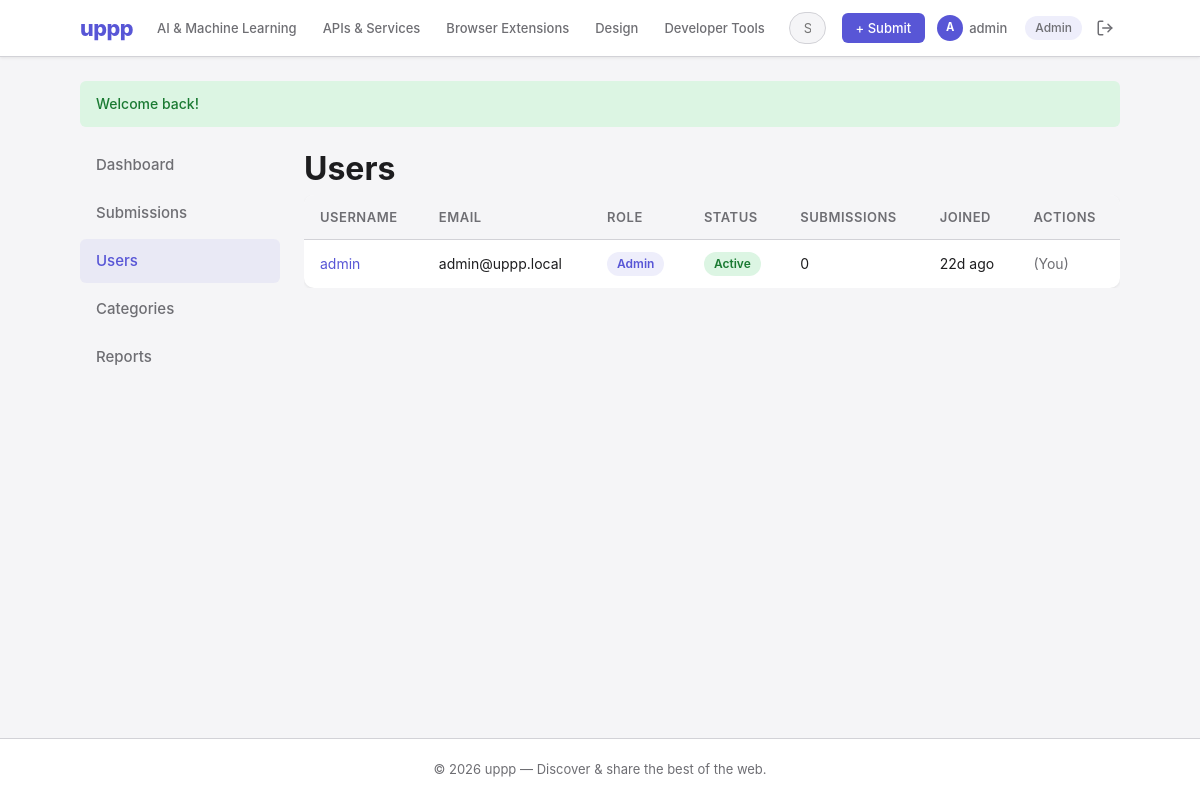
The page /admin/users.php (signed in) on the database its author committed.
### tables this page shows
CREATE TABLE `categories` (
  `id`          int(11)      NOT NULL AUTO_INCREMENT,
  `name`        varchar(100) NOT NULL,
  `slug`        varchar(100) NOT NULL,
  `description` text         DEFAULT NULL,
  PRIMARY KEY (`id`),
  UNIQUE KEY `name` (`name`),
  UNIQUE KEY `slug` (`slug`)
);

CREATE TABLE `users` (
  `id`            int(11)              NOT NULL AUTO_INCREMENT,
  `username`      varchar(50)          NOT NULL,
  `email`         varchar(255)         NOT NULL,
  `password_hash` varchar(255)         NOT NULL,
  `role`          enum('user','admin') NOT NULL DEFAULT 'user',
  `is_banned`     tinyint(1)           NOT NULL DEFAULT 0,
  `bio`           text                 DEFAULT NULL,
  `avatar_path`   varchar(255)         DEFAULT NULL,
  `website_url`   varchar(255)         DEFAULT NULL,
  `created_at`    datetime             NOT NULL DEFAULT current_timestamp(),
  `updated_at`    datetime             NOT NULL DEFAULT current_timestamp() ON UPDATE current_timestamp(),
  PRIMARY KEY (`id`),
  UNIQUE KEY `username` (`username`),
  UNIQUE KEY `email` (`email`)
);

### includes/functions.php (called while the page is built, shortened)
<?php
function sanitize(string $value): string {
    return htmlspecialchars(trim($value), ENT_QUOTES, 'UTF-8');
}
function get_flash_messages(): array {
    $messages = $_SESSION['flash'] ?? [];
    return $messages;
}
function paginate(PDO $pdo, string $countSql, array $countParams, int $perPage = 20): array {
    $page = max(1, (int)($_GET['page'] ?? 1));
    $stmt = $pdo->prepare($countSql);
    $stmt->execute($countParams);
    $total = (int)$stmt->fetchColumn();
    $totalPages = max(1, (int)ceil($total / $perPage));
    $page = min($page, $totalPages);
    $offset = ($page - 1) * $perPage;
    return [
        'page' => $page,
        'per_page' => $perPage,
        'total' => $total,
        'total_pages' => $totalPages,
        'offset' => $offset,
        'limit' => $perPage,
    ];
}
function time_ago(string $datetime): string {
    $now = new DateTime();
    $ago = new DateTime($datetime);
    $diff = $now->diff($ago);
    if ($diff->d > 0) return $diff->d . 'd ago';
    return 'just now';
}
function get_categories(PDO $pdo): array {
    return $pdo->query('SELECT * FROM categories ORDER BY name')->fetchAll();
}

### includes/auth.php (called while the page is built, shortened)
<?php
function is_logged_in(): bool {
    return isset($_SESSION['user_id']);
}
function is_admin(): bool {
    return is_logged_in() && ($_SESSION['role'] ?? '') === 'admin';
}
function current_user_id(): ?int {
    return $_SESSION['user_id'] ?? null;
}

### admin/users.php (the view, shortened to what this page needs)
<?php
$baseUrl = '../';
require_once '../includes/db.php';
require_once '../includes/functions.php';
require_once '../includes/auth.php';
$pagination = paginate($pdo, 'SELECT COUNT(*) FROM users', []);
$stmt = $pdo->prepare("
    SELECT u.*,
           (SELECT COUNT(*) FROM submissions WHERE user_id = u.id) AS submission_count
    FROM users u
    ORDER BY u.created_at DESC
    LIMIT {$pagination['limit']} OFFSET {$pagination['offset']}
");
$stmt->execute();
$users = $stmt->fetchAll();
require_once '../includes/header.php';
?>
<div class="admin-layout">
    <?php require_once __DIR__ . '/_sidebar.php'; ?>
    <div class="admin-content">
        <h1>Users</h1>
        <div class="admin-table-wrap">
        <table class="admin-table">
            <thead>
                <tr>
                    <th>Username</th>
                    <th>Email</th>
                    <th>Role</th>
                    <th>Status</th>
                    <th>Submissions</th>
                    <th>Joined</th>
                    <th>Actions</th>
                </tr>
            </thead>
            <tbody>
                <?php foreach ($users as $u): ?>
                    <tr>
                        <td><a href="../profile.php?id=<?= $u['id'] ?>"><?= sanitize($u['username']) ?></a></td>
                        <td><?= sanitize($u['email']) ?></td>
                        <td><span class="badge <?= $u['role'] === 'admin' ? 'badge-primary' : '' ?>"><?= ucfirst($u['role']) ?></span></td>
                        <td>
                            <?php if ($u['is_banned']): ?>
                                <span class="badge badge-rejected">Banned</span>
                            <?php else: ?>
                                <span class="badge badge-approved">Active</span>
                            <?php endif; ?>
                        </td>
                        <td><?= $u['submission_count'] ?></td>
                        <td><?= time_ago($u['created_at']) ?></td>
                        <td>
                            <?php if ($u['id'] !== current_user_id()): ?>
                                <div class="admin-actions">
                                    <?php if ($u['role'] === 'user'): ?>
                                        <form method="POST" style="display:inline;">
                                            <?= csrf_field() ?>
                                            <input type="hidden" name="user_id" value="<?= $u['id'] ?>">
                                            <input type="hidden" name="action" value="make_admin">
                                            <button type="submit" class="btn btn-outline btn-sm" title="Promote to admin">Promote</button>
                                        </form>
                                    <?php else: ?>
                                        <form method="POST" style="display:inline;">
                                            <?= csrf_field() ?>
                                            <input type="hidden" name="user_id" value="<?= $u['id'] ?>">
                                            <input type="hidden" name="action" value="make_user">
                                            <button type="submit" class="btn btn-outline btn-sm" title="Revoke admin role">Revoke</button>
                                        </form>
                                    <?php endif; ?>
                                    <?php if ($u['is_banned']): ?>
                                        <form method="POST" style="display:inline;">
                                            <?= csrf_field() ?>
                                            <input type="hidden" name="user_id" value="<?= $u['id'] ?>">
                                            <input type="hidden" name="action" value="unban">
                                            <button type="submit" class="btn btn-success btn-sm">Unban</button>
                                        </form>
                                    <?php else: ?>
                                        <form method="POST" style="display:inline;">
                                            <?= csrf_field() ?>
                                            <input type="hidden" name="user_id" value="<?= $u['id'] ?>">
                                            <input type="hidden" name="action" value="ban">
                                            <button type="submit" class="btn btn-danger btn-sm">Ban</button>
                                        </form>
                                    <?php endif; ?>
                                </div>
                            <?php else: ?>
                                <span style="color: var(--color-text-muted);">(You)</span>
                            <?php endif; ?>
                        </td>
                    </tr>
                <?php endforeach; ?>
            </tbody>
        </table>
        </div>
    </div>
</div>
<?php require_once '../includes/footer.php'; ?>

### includes/header.php (shortened to what this page needs)
<!DOCTYPE html>
<html lang="en">
<head>
    <link rel="stylesheet" href="<?= $baseUrl ?? '' ?>assets/css/style.css">
</head>
<body>
    <nav class="navbar">
        <div class="container navbar-inner">
            <a href="<?= $baseUrl ?? '' ?>index.php" class="logo">uppp</a>
            <div class="nav-menu">
                <div class="nav-categories">
                    <?php
                    $navCategories = get_categories($pdo);
                    foreach (array_slice($navCategories, 0, 5) as $cat): ?>
                        <a href="<?= $baseUrl ?? '' ?>category.php?slug=<?= sanitize($cat['slug']) ?>"><?= sanitize($cat['name']) ?></a>
                    <?php endforeach; ?>
                </div>
                <form class="search-form" action="<?= $baseUrl ?? '' ?>search.php" method="GET">
                    <input type="text" name="q" placeholder="Search..." value="<?= sanitize($_GET['q'] ?? '') ?>">
                </form>
                <div class="nav-auth">
                    <?php if (is_logged_in()): ?>
                        <a href="<?= $baseUrl ?? '' ?>submit.php" class="btn btn-primary btn-sm">+ Submit</a>
                        <a href="<?= $baseUrl ?? '' ?>profile.php?id=<?= current_user_id() ?>" class="nav-user">
                            <span class="nav-avatar"><?= strtoupper(substr($_SESSION['username'], 0, 1)) ?></span>
                            <?= sanitize($_SESSION['username']) ?>
                        </a>
                        <?php if (is_admin()): ?>
                            <a href="<?= $baseUrl ?? '' ?>admin/" class="badge badge-primary">Admin</a>
                        <?php endif; ?>
                        <a href="<?= $baseUrl ?? '' ?>logout.php" class="nav-logout" title="Log out">
                            <svg width="18" height="18" viewBox="0 0 24 24" fill="none" stroke="currentColor" stroke-width="2" stroke-linecap="round" stroke-linejoin="round"><path d="M9 21H5a2 2 0 01-2-2V5a2 2 0 012-2h4"/><polyline points="16 17 21 12 16 7"/><line x1="21" y1="12" x2="9" y2="12"/></svg>
                        </a>
                    <?php else: ?>
                        <a href="<?= $baseUrl ?? '' ?>login.php" class="nav-login">Log in</a>
                        <a href="<?= $baseUrl ?? '' ?>register.php" class="btn btn-primary btn-sm">Sign Up</a>
                    <?php endif; ?>
                </div>
            </div>
        </div>
    </nav>
    <main class="container">
        <?php foreach (get_flash_messages() as $msg): ?>
            <div class="flash flash-<?= sanitize($msg['type']) ?>">
                <?= sanitize($msg['message']) ?>
            </div>
        <?php endforeach; ?>

### assets/css/style.css (style rules this page uses)
*, *::before, *::after { box-sizing: border-box; margin: 0; padding: 0; }
:root { --color-bg: #f5f5f7; --color-surface: #ffffff; --color-text: #1d1d1f; --color-text-muted: #6e6e73; --color-primary: #5856d6; --color-primary-hover: #4a48c4; --color-success: #34c759; --color-error: #ff3b30; --color-warning: #ff9500; --color-border: #d2d2d7; --color-upvote: #5856d6; --color-downvote: #ff3b30; --radius: 10px; --radius-sm: 6px; --shadow: 0 1px 3px rgba(0,0,0,0.08); --shadow-lg: 0 4px 12px rgba(0,0,0,0.1); --font: -apple-system, BlinkMacSystemFont, 'Segoe UI', Roboto, sans-serif; }
body { font-family: var(--font); background: var(--color-bg); color: var(--color-text); line-height: 1.6; min-height: 100vh; display: flex; flex-direction: column; }
a { color: var(--color-primary); text-decoration: none; }
.container { max-width: 1080px; margin: 0 auto; padding: 0 20px; width: 100%; }
main.container { flex: 1; padding-top: 24px; padding-bottom: 40px; }
.navbar { background: var(--color-surface); border-bottom: 1px solid var(--color-border); padding: 0; position: sticky; top: 0; z-index: 100; box-shadow: var(--shadow); }
.navbar-inner { display: flex; align-items: center; gap: 16px; height: 56px; }
.logo { font-size: 1.35rem; font-weight: 800; color: var(--color-primary); letter-spacing: -0.5px; flex-shrink: 0; }
.nav-menu { display: flex; align-items: center; gap: 16px; flex: 1; min-width: 0; }
.nav-categories { display: flex; gap: 10px; flex-shrink: 0; }
.nav-categories a { color: var(--color-text-muted); font-size: 0.8125rem; font-weight: 500; padding: 4px 8px; border-radius: var(--radius-sm); transition: background 0.15s, color 0.15s; }
.search-form { margin-left: auto; flex: 0 1 240px; min-width: 0; }
.search-form input { padding: 7px 14px; border: 1px solid var(--color-border); border-radius: 20px; font-size: 0.8125rem; width: 100%; outline: none; transition: border-color 0.2s, box-shadow 0.2s; font-family: var(--font); background: var(--color-bg); }
.nav-auth { display: flex; align-items: center; gap: 8px; font-size: 0.8125rem; flex-shrink: 0; }
.nav-auth a { color: var(--color-text-muted); font-weight: 500; }
.nav-auth a.btn-primary { color: #fff; }
.nav-user { display: flex; align-items: center; gap: 6px; padding: 4px 10px 4px 4px; border-radius: 20px; transition: background 0.15s; }
.nav-avatar { width: 26px; height: 26px; border-radius: 50%; background: var(--color-primary); color: #fff; display: flex; align-items: center; justify-content: center; font-size: 0.7rem; font-weight: 700; flex-shrink: 0; }
.nav-logout { display: flex; align-items: center; padding: 6px; border-radius: var(--radius-sm); transition: background 0.15s; }
.nav-logout svg { display: block; }
.nav-auth .badge { text-decoration: none; cursor: pointer; }
.btn { display: inline-block; padding: 10px 20px; border: none; border-radius: var(--radius-sm); font-size: 0.875rem; font-weight: 600; cursor: pointer; text-align: center; transition: all 0.2s; font-family: var(--font); text-decoration: none; line-height: 1.4; }
.btn-primary { background: var(--color-primary); color: #fff; }
.btn-sm { padding: 6px 14px; font-size: 0.8125rem; }
.flash { padding: 12px 16px; border-radius: var(--radius-sm); margin-bottom: 16px; font-size: 0.875rem; font-weight: 500; }
.flash-success { background: #dcf5e3; color: #1a7a32; }
.badge { display: inline-block; padding: 2px 10px; border-radius: 12px; font-size: 0.75rem; font-weight: 600; background: #ededf0; color: var(--color-text-muted); }
.badge-primary { background: rgba(88, 86, 214, 0.1); color: var(--color-primary); }
.badge-approved { background: #dcf5e3; color: #1a7a32; }
.admin-layout { display: flex; gap: 24px; }
.admin-content { flex: 1; min-width: 0; }
.admin-table { width: 100%; background: var(--color-surface); border-radius: var(--radius); overflow: hidden; box-shadow: var(--shadow); border-collapse: collapse; }
.admin-table th, .admin-table td { padding: 12px 16px; text-align: left; font-size: 0.875rem; border-bottom: 1px solid var(--color-border); }
.admin-table th { background: var(--color-bg); font-weight: 600; color: var(--color-text-muted); font-size: 0.8125rem; text-transform: uppercase; letter-spacing: 0.5px; }
.admin-table tr:last-child td { border-bottom: none; }
.admin-table-wrap { overflow-x: auto; -webkit-overflow-scrolling: touch; }

### rows shown on the page
categories: name "AI & Machine Learning"
categories: name "APIs & Services"
categories: name "Browser Extensions"
categories: name "Design"
categories: name "Developer Tools"
users: username "admin", email "admin@uppp.local", role "Admin", is_banned "Active", submission_count "0", created_at "22d ago", shows "(You)"

### other values the page prints
substr($_SESSION['username'], 0, 1) "A"
$_SESSION['username'] "admin"
$msg['message'] "Welcome back!"
